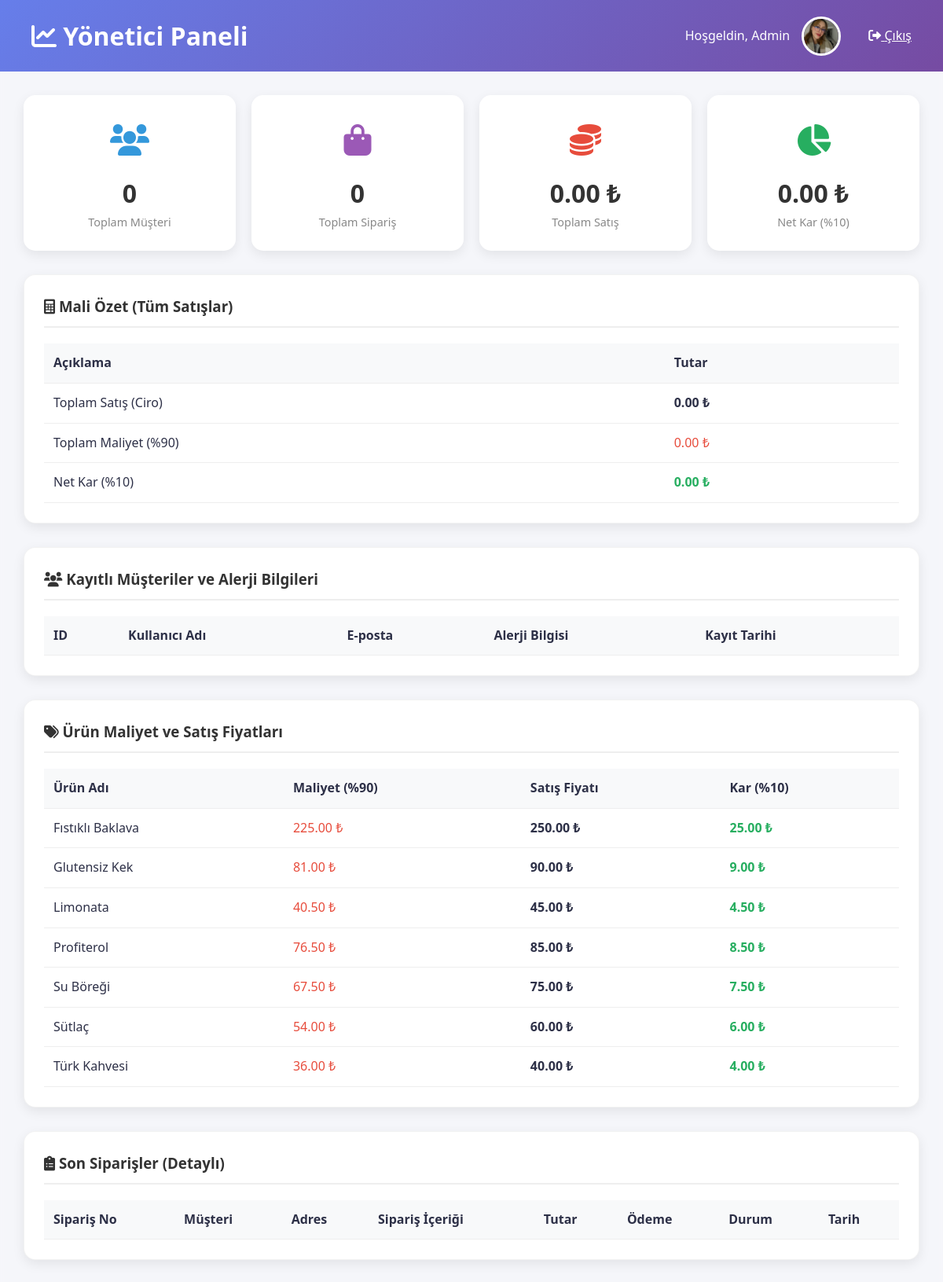
Page /admin/dashboard.php (signed in) on the committed database.
### tables this page shows
CREATE TABLE IF NOT EXISTS products (
    id INT AUTO_INCREMENT PRIMARY KEY,
    name VARCHAR(100) NOT NULL,
    description TEXT,
    price DECIMAL(10, 2) NOT NULL,
    cost_price DECIMAL(10, 2) NOT NULL DEFAULT 0.00,  
    category_id INT,
    image_url VARCHAR(255),
    stock INT DEFAULT 100,
    is_allergen_friendly BOOLEAN DEFAULT FALSE,  
    FOREIGN KEY (category_id) REFERENCES categories(id) ON DELETE SET NULL
);

### admin/dashboard.php (the view, shortened to what this page needs)
<?php
require_once '../includes/functions.php';
?>
<!DOCTYPE html>
<html lang="tr">
<head>
    <link rel="stylesheet" href="../assets/style.css">
    <link rel="stylesheet" href="https://cdnjs.cloudflare.com/ajax/libs/font-awesome/6.0.0/css/all.min.css">
</head>
<body>
    <div class="admin-header">
        <div>
            <h1><i class="fas fa-chart-line"></i> Yönetici Paneli</h1>
        </div>
        <div class="admin-profile">
            <span>Hoşgeldin, Admin</span>
            <img src="../assets/images/admin_profile.png" alt="Admin" onclick="openProfileModal()"
                style="cursor:pointer;">
            <a href="../logout.php" style="color:white; margin-left:20px;"><i class="fas fa-sign-out-alt"></i> Çıkış</a>
        </div>
    </div>
    <div class="admin-container">
        <?php
        $stmt = $pdo->query("SELECT COUNT(*) as total FROM users WHERE role = 'customer'");
        $total_customers = $stmt->fetch()['total'];
        $stmt = $pdo->query("SELECT COUNT(*) as total FROM orders");
        $total_orders = $stmt->fetch()['total'];
        $stmt = $pdo->query("SELECT SUM(total_amount) as total FROM orders WHERE status != 'cancelled'");
        $total_sales = $stmt->fetch()['total'] ?? 0;
        $total_profit = $total_sales * 0.10;
        $total_cost = $total_sales * 0.90;
        ?>
        <div class="stats-grid">
            <div class="stat-card">
                <div class="icon" style="color:#3498db;"><i class="fas fa-users"></i></div>
                <div class="number"><?php echo $total_customers; ?></div>
                <div class="label">Toplam Müşteri</div>
            </div>
            <div class="stat-card">
                <div class="icon" style="color:#9b59b6;"><i class="fas fa-shopping-bag"></i></div>
                <div class="number"><?php echo $total_orders; ?></div>
                <div class="label">Toplam Sipariş</div>
            </div>
            <div class="stat-card">
                <div class="icon" style="color:#e74c3c;"><i class="fas fa-coins"></i></div>
                <div class="number"><?php echo number_format($total_sales, 2); ?> ₺</div>
                <div class="label">Toplam Satış</div>
            </div>
            <div class="stat-card">
                <div class="icon" style="color:#27ae60;"><i class="fas fa-chart-pie"></i></div>
                <div class="number profit"><?php echo number_format($total_profit, 2); ?> ₺</div>
                <div class="label">Net Kar (%10)</div>
            </div>
        </div>
        <div class="card">
            <h3><i class="fas fa-calculator"></i> Mali Özet (Tüm Satışlar)</h3>
            <table>
                <tr>
                    <th>Açıklama</th>
                    <th>Tutar</th>
                </tr>
                <tr>
                    <td>Toplam Satış (Ciro)</td>
                    <td><strong><?php echo number_format($total_sales, 2); ?> ₺</strong></td>
                </tr>
                <tr>
                    <td>Toplam Maliyet (%90)</td>
                    <td class="cost"><?php echo number_format($total_cost, 2); ?> ₺</td>
                </tr>
                <tr>
                    <td>Net Kar (%10)</td>
                    <td class="profit"><?php echo number_format($total_profit, 2); ?> ₺</td>
                </tr>
            </table>
        </div>
        <div class="card">
            <h3><i class="fas fa-users"></i> Kayıtlı Müşteriler ve Alerji Bilgileri</h3>
            <table>
                <tr>
                    <th>ID</th>
                    <th>Kullanıcı Adı</th>
                    <th>E-posta</th>
                    <th>Alerji Bilgisi</th>
                    <th>Kayıt Tarihi</th>
                </tr>
            </table>
        </div>
        <div class="card">
            <h3><i class="fas fa-tags"></i> Ürün Maliyet ve Satış Fiyatları</h3>
            <table>
                <tr>
                    <th>Ürün Adı</th>
                    <th>Maliyet (%90)</th>
                    <th>Satış Fiyatı</th>
                    <th>Kar (%10)</th>
                </tr>
                <?php
                $stmt = $pdo->query("SELECT name, price FROM products ORDER BY name LIMIT 20");
                $products = $stmt->fetchAll();
                foreach ($products as $p):
                    $cost = $p['price'] * 0.90;
                    $profit = $p['price'] * 0.10;
                    ?>
                    <tr>
                        <td><?php echo htmlspecialchars($p['name']); ?></td>
                        <td class="cost"><?php echo number_format($cost, 2); ?> ₺</td>
                        <td><strong><?php echo number_format($p['price'], 2); ?> ₺</strong></td>
                        <td class="profit"><?php echo number_format($profit, 2); ?> ₺</td>
                    </tr>
                <?php endforeach; ?>
            </table>
        </div>
        <div class="card">
            <h3><i class="fas fa-clipboard-list"></i> Son Siparişler (Detaylı)</h3>
            <table>
                <tr>
                    <th>Sipariş No</th>
                    <th>Müşteri</th>
                    <th>Adres</th>
                    <th>Sipariş İçeriği</th>
                    <th>Tutar</th>
                    <th>Ödeme</th>
                    <th>Durum</th>
                    <th>Tarih</th>
                </tr>
            </table>
        </div>
    </div>
</body>
</html>

### assets/style.css (style rules this page uses)
:root { --primary-color: #FF5E5B; --secondary-color: #00CECB; --accent-color: #FFED66; --text-color: #2D3047; --dark-bg: #2D3047; --light-bg: #FFFFEA; --white: #ffffff; --success: #2ECC71; --danger: #E74C3C; --card-shadow: 0 10px 20px rgba(0, 0, 0, 0.1); }
* { box-sizing: border-box; margin: 0; padding: 0; font-family: 'Outfit', 'Segoe UI', sans-serif; }
body { background-color: var(--light-bg); color: var(--text-color); line-height: 1.6; background-image: url('https://source.unsplash.com/1600x900/?dessert,coffee,pastry'); background-attachment: fixed; background-size: cover; background-blend-mode: overlay; backdrop-filter: blur(3px); }
.card { background: var(--white); border-radius: 15px; box-shadow: var(--card-shadow); padding: 25px; margin-bottom: 25px; border: 1px solid rgba(0, 0, 0, 0.05); }

### admin/dashboard.php (style rules this page uses)
body { background: #f5f6fa; font-family: 'Segoe UI', sans-serif; margin: 0; }
.admin-header { background: linear-gradient(135deg, #667eea 0%, #764ba2 100%); color: white; padding: 20px 40px; display: flex; justify-content: space-between; align-items: center; }
.admin-profile { display: flex; align-items: center; gap: 15px; }
.admin-profile img { width: 50px; height: 50px; border-radius: 50%; object-fit: cover; border: 3px solid white; }
.admin-container { padding: 30px; max-width: 1400px; margin: 0 auto; }
.stats-grid { display: grid; grid-template-columns: repeat(4, 1fr); gap: 20px; margin-bottom: 30px; }
.stat-card { background: white; padding: 25px; border-radius: 15px; box-shadow: 0 5px 15px rgba(0, 0, 0, 0.08); text-align: center; }
.stat-card .icon { font-size: 2.5rem; margin-bottom: 10px; }
.stat-card .number { font-size: 2rem; font-weight: bold; color: #333; }
.stat-card .label { color: #888; font-size: 0.9rem; }
.card { background: white; border-radius: 15px; padding: 25px; box-shadow: 0 5px 15px rgba(0, 0, 0, 0.08); margin-bottom: 30px; }
.card h3 { margin-bottom: 20px; color: #333; border-bottom: 2px solid #eee; padding-bottom: 10px; }
table { width: 100%; border-collapse: collapse; }
th, td { padding: 12px; text-align: left; border-bottom: 1px solid #eee; }
th { background: #f8f9fa; font-weight: 600; }
.profit { color: #27ae60; font-weight: bold; }
.cost { color: #e74c3c; }

### rows in the picture
products: name "Fıstıklı Baklava", price "225.00", price "250.00", price "25.00"
products: name "Glutensiz Kek", price "81.00", price "90.00", price "9.00"
products: name "Limonata", price "40.50", price "45.00", price "4.50"
products: name "Profiterol", price "76.50", price "85.00", price "8.50"
products: name "Su Böreği", price "67.50", price "75.00", price "7.50"
products: name "Sütlaç", price "54.00", price "60.00", price "6.00"
products: name "Türk Kahvesi", price "36.00", price "40.00", price "4.00"

### other values in the picture
$total_customers "0"
$total_orders "0"
$total_sales "0.00"
$total_profit "0.00"
$total_cost "0.00"
